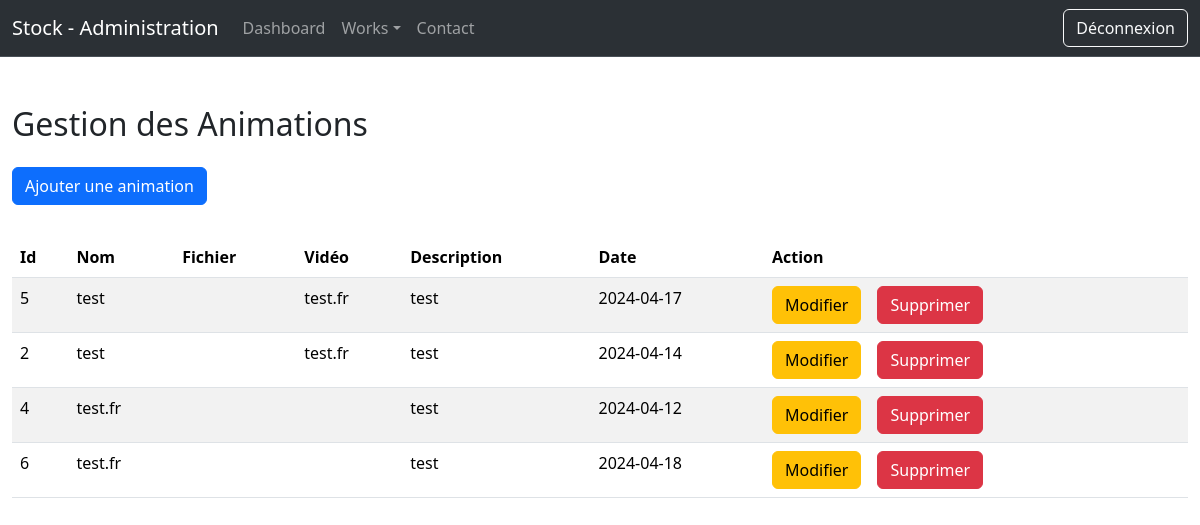
The app's page /admin/animation.php (signed in), older data.
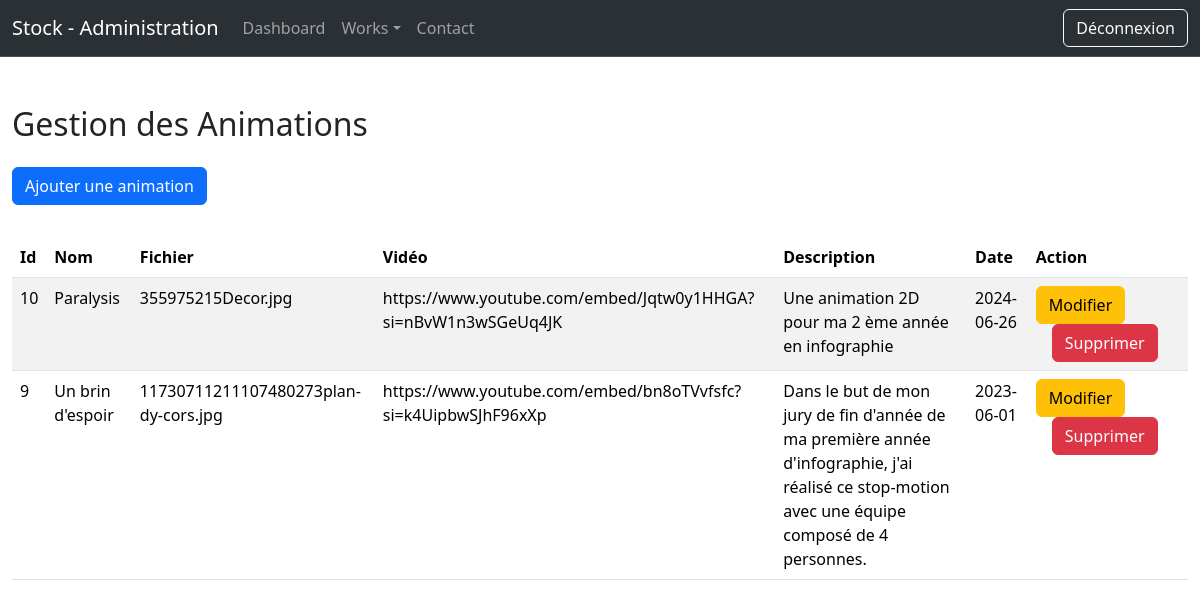
The same page, newer data.
### tables this page shows
CREATE TABLE IF NOT EXISTS `animation` (
  `id` int NOT NULL AUTO_INCREMENT,
  `nom` varchar(255) NOT NULL,
  `fichier` varchar(255) NOT NULL,
  `video` varchar(255) NOT NULL,
  `description` text NOT NULL,
  `date` date NOT NULL,
  PRIMARY KEY (`id`)
);

### admin/animation.php (the view, shortened to what this page needs)
<?php
    require "../connexion.php";
?>
<!DOCTYPE html>
<html lang="en">
<head>
    <link href="https://cdn.jsdelivr.net/npm/bootstrap@5.3.2/dist/css/bootstrap.min.css" rel="stylesheet">
</head>
<body>
    <?php
        include("partials/header.php");
    ?>
    <div class="container-fluid my-5">
     <h2>Gestion des Animations</h2>
     <a href="addAnim.php" class="btn btn-primary my-3">Ajouter une animation</a>
     <table class="table table-striped my-3">
        <thead>
            <tr>
                <th>Id</th>
                <th>Nom</th>
                <th>Fichier</th>
                <th>Vidéo</th>
                <th>Description</th>
                <th>Date</th>
                <th>Action</th>
            </tr>
        </thead>
        <tbody>
            <?php
                $req = $bdd->query("SELECT * FROM animation");
                while($don = $req->fetch())
                {
                    echo "<tr>";
                        echo "<td>".$don['id']."</td>";
                        echo "<td>".$don['nom']."</td>";
                        echo "<td>".$don['fichier']."</td>";
                        echo "<td>".$don['video']."</td>";
                        echo "<td>".$don['description']."</td>";
                        echo "<td>".$don['date']."</td>";
                        echo "<td>";
                            echo "<a href='updateAnim.php?id=".$don['id']."' class='btn btn-warning'>Modifier</a>";
                            echo "<a href='animation.php?delete=".$don['id']."' class='btn btn-danger mx-3'>Supprimer</a>";
                        echo "</td>";
                    echo "</tr>";
                }
            ?>
        </tbody>
     </table>
    </div>
</body>
</html>

Row changes from the older to the newer data that the page shows:
removed animation: id "5", nom "test", video "test.fr", description "test", date "2024-04-17"
removed animation: id "2", nom "test", video "test.fr", description "test", date "2024-04-14"
removed animation: id "4", nom "test.fr", description "test", date "2024-04-12"
removed animation: id "6", nom "test.fr", description "test", date "2024-04-18"
added animation: id "10", nom "Paralysis", fichier "355975215Decor.jpg", video "https://www.youtube.com/embed/Jqtw0y1HHGA?si=nBvW1n3wSGeUq4JK", description "Une animation 2D pour ma 2 ème année en infographie", date "2024-06-26"
added animation: id "9", nom "Un brin d'espoir", fichier "11730711211107480273plan-dy-cors.jpg", video "https://www.youtube.com/embed/bn8oTVvfsfc?si=k4UipbwSJhF96xXp", description "Dans le but de mon jury de fin d'année de ma première année d'infographie, j'ai réalisé ce stop-motion avec une équipe composé de 4 personnes.", date "2023-06-01"
